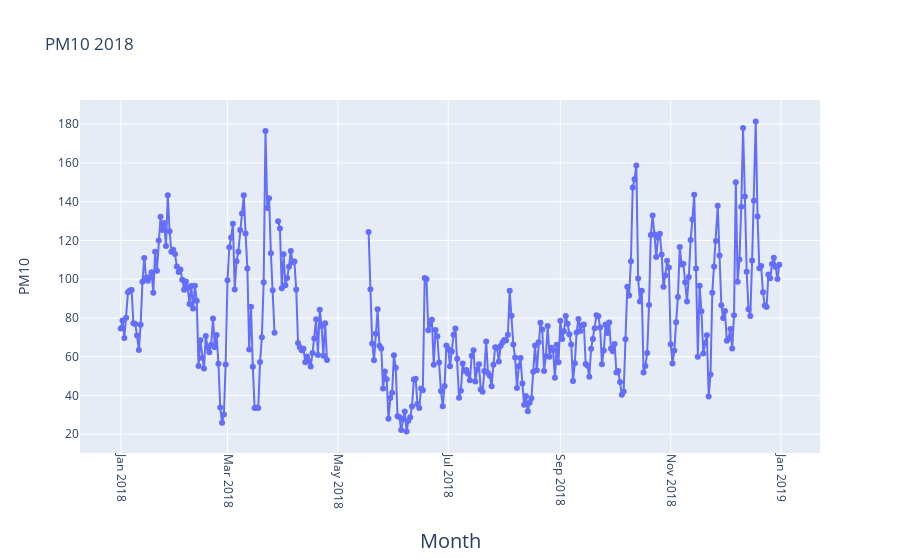

Notebook source saved alongside this figure:
### Code cell
#2018
fig = go.Figure(go.Scatter(
    mode = "lines+markers",
    y = aqi_level_18.iloc[:,2],
    x = aqi_level_18.iloc[:,1]))
fig.update_xaxes(
        tickangle = 90,
        title_text = "Month",
        title_font = {"size": 20},
        title_standoff = 25)

fig.update_yaxes(
        title_text = "PM10",
        title_standoff = 25)
fig.update_layout(title_text="PM10 2018")

fig.show()

### Figure 1 — Plotly figure (JSON) as saved in the notebook; plotly's stock layout.template omitted (floating-point values rounded to 4 significant figures; data arrays with more than 128 entries replaced by an {"elided": "..."} marker saying what was removed)
{"data": [{"mode": "lines+markers", "type": "scatter", "x": {"elided": "365 str values"}, "y": {"elided": "365 float values"}}], "layout": {"title": {"text": "PM10 2018"}, "xaxis": {"tickangle": 90, "title": {"font": {"size": 20}, "standoff": 25, "text": "Month"}}, "yaxis": {"title": {"standoff": 25, "text": "PM10"}}}}
